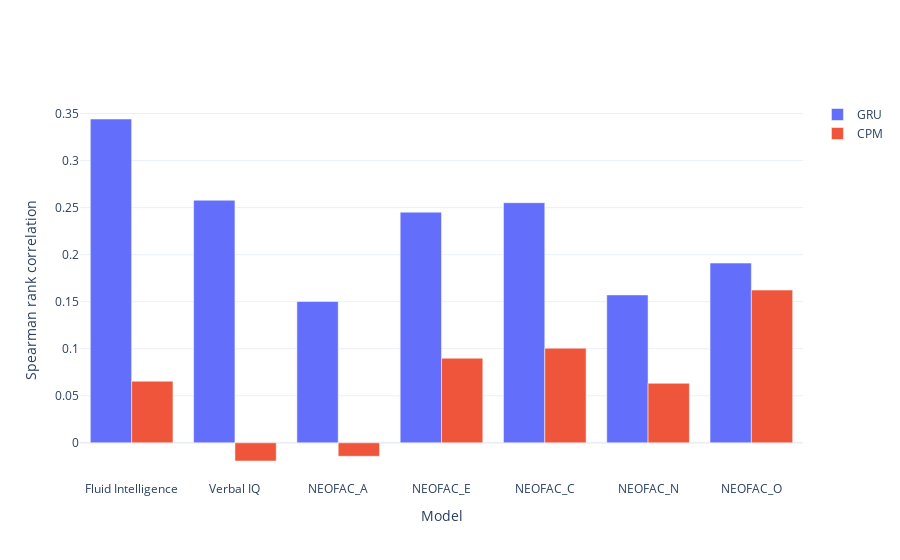

Here is the notebook cell this chart was saved with:
### Code cell
fig = go.Figure()
for model in models:
    y = []
    x = []
    for bhv in select_bhv:
        x.append(pretty_bhv[bhv])
        y.append(test_acc[model][bhv])
    bar = go.Bar(name = model.upper(),
                 x = x, y = y)
    fig.add_trace(bar)
    
fig.update_layout(barmode = 'group')
fig.update_xaxes(title_text = 'Model')
fig.update_yaxes(title_text = pretty_score)
fig.show()

### Figure 1 — Plotly figure (JSON) as saved in the notebook; plotly's stock layout.template omitted (floating-point values rounded to 4 significant figures)
{"data": [{"name": "GRU", "type": "bar", "x": ["Fluid Intelligence", "Verbal IQ", "NEOFAC_A", "NEOFAC_E", "NEOFAC_C", "NEOFAC_N", "NEOFAC_O"], "y": [0.3442, 0.2579, 0.1502, 0.2452, 0.2552, 0.1572, 0.191]}, {"name": "CPM", "type": "bar", "x": ["Fluid Intelligence", "Verbal IQ", "NEOFAC_A", "NEOFAC_E", "NEOFAC_C", "NEOFAC_N", "NEOFAC_O"], "y": [0.06551, -0.01933, -0.0143, 0.08992, 0.1006, 0.06326, 0.1623]}], "layout": {"barmode": "group", "xaxis": {"title": {"text": "Model"}}, "yaxis": {"title": {"text": "Spearman rank correlation"}}}}
